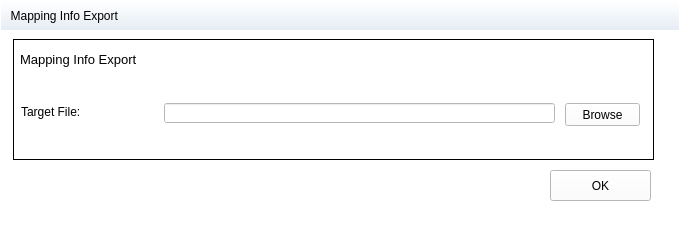
<?xml version="1.0" encoding="UTF-8"?>
<ui version="4.0">
 <class>Form</class>
 <widget class="QWidget" name="Form">
  <property name="geometry">
   <rect>
    <x>0</x>
    <y>0</y>
    <width>680</width>
    <height>230</height>
   </rect>
  </property>
  <property name="minimumSize">
   <size>
    <width>680</width>
    <height>230</height>
   </size>
  </property>
  <property name="maximumSize">
   <size>
    <width>680</width>
    <height>230</height>
   </size>
  </property>
  <property name="windowTitle">
   <string>VCOS Project</string>
  </property>
  <property name="windowIcon">
   <iconset>
    <normaloff>:/vcos.png</normaloff>:/vcos.png</iconset>
  </property>
  <property name="styleSheet">
   <string notr="true">background-color: rgb(255, 255, 255);</string>
  </property>
  <widget class="QLabel" name="label_8">
   <property name="geometry">
    <rect>
     <x>13</x>
     <y>39</y>
     <width>641</width>
     <height>121</height>
    </rect>
   </property>
   <property name="styleSheet">
    <string notr="true">border-color: rgb(226, 226, 226);</string>
   </property>
   <property name="frameShape">
    <enum>QFrame::Box</enum>
   </property>
   <property name="text">
    <string/>
   </property>
  </widget>
  <widget class="QLabel" name="label_3">
   <property name="geometry">
    <rect>
     <x>20</x>
     <y>50</y>
     <width>261</width>
     <height>19</height>
    </rect>
   </property>
   <property name="font">
    <font>
     <family>Microsoft YaHei UI</family>
     <pointsize>10</pointsize>
    </font>
   </property>
   <property name="text">
    <string>Mapping Info Export</string>
   </property>
  </widget>
  <widget class="QLineEdit" name="lineEditProjectFilePath">
   <property name="enabled">
    <bool>true</bool>
   </property>
   <property name="geometry">
    <rect>
     <x>164</x>
     <y>103</y>
     <width>391</width>
     <height>20</height>
    </rect>
   </property>
  </widget>
  <widget class="QPushButton" name="pushButtonBrowse">
   <property name="geometry">
    <rect>
     <x>565</x>
     <y>103</y>
     <width>75</width>
     <height>23</height>
    </rect>
   </property>
   <property name="text">
    <string>Browse</string>
   </property>
  </widget>
  <widget class="QLabel" name="label_4">
   <property name="geometry">
    <rect>
     <x>21</x>
     <y>103</y>
     <width>131</width>
     <height>17</height>
    </rect>
   </property>
   <property name="font">
    <font>
     <family>Microsoft YaHei UI</family>
    </font>
   </property>
   <property name="text">
    <string>Target File:</string>
   </property>
  </widget>
  <widget class="QLabel" name="label_2">
   <property name="geometry">
    <rect>
     <x>0</x>
     <y>0</y>
     <width>680</width>
     <height>31</height>
    </rect>
   </property>
   <property name="styleSheet">
    <string notr="true">font: 12pt &quot;微软雅黑&quot;;
background-color: qlineargradient(spread:pad, x1:0, y1:0, x2:0, y2:1, stop:0 rgb(255, 255, 255), stop:0.3#f8fafc, stop: 1 #e4ebf3);
border-style: solid;
border-color: rgb(255, 255, 255);
border-width: 1px;</string>
   </property>
   <property name="text">
    <string>  Mapping Info Export</string>
   </property>
   <property name="alignment">
    <set>Qt::AlignLeading|Qt::AlignLeft|Qt::AlignVCenter</set>
   </property>
  </widget>
  <widget class="QPushButton" name="pushButtonOK">
   <property name="geometry">
    <rect>
     <x>550</x>
     <y>170</y>
     <width>101</width>
     <height>31</height>
    </rect>
   </property>
   <property name="text">
    <string>OK</string>
   </property>
  </widget>
 </widget>
 <resources>
  <include location="../images/images.qrc"/>
 </resources>
 <connections/>
</ui>
